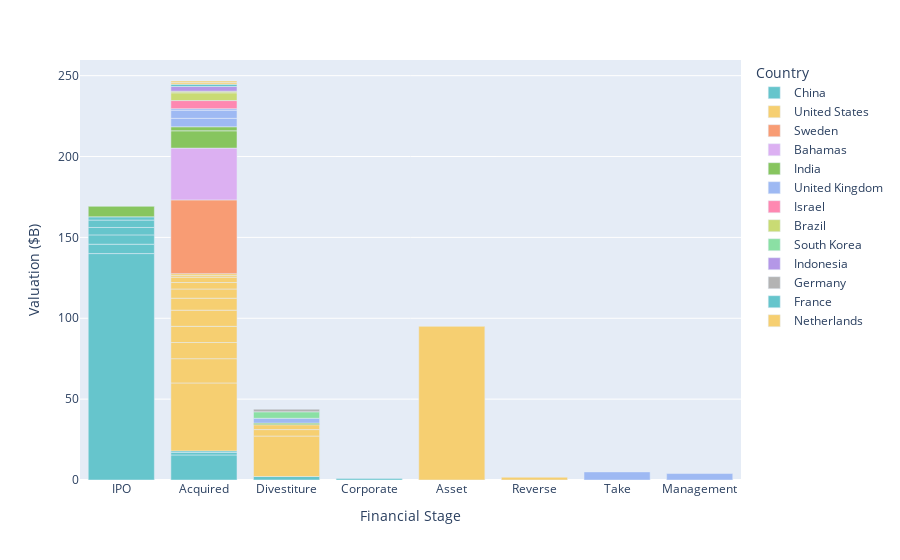

Write notebook code for a chart like this one.
### Code cell
fig = px.bar(data_frame=Financial_St, x="Financial Stage", y="Valuation ($B)", color="Country", color_discrete_sequence=px.colors.qualitative.Pastel)
fig.show()

### Figure 1 — Plotly figure (JSON) as saved in the notebook; plotly's stock layout.template omitted (floating-point values rounded to 4 significant figures)
{"data": [{"alignmentgroup": "True", "hovertemplate": "Country=China<br>Financial Stage=%{x}<br>Valuation ($B)=%{y}<extra></extra>", "legendgroup": "China", "marker": {"color": "rgb(102, 197, 204)", "pattern": {"shape": ""}}, "name": "China", "offsetgroup": "China", "orientation": "v", "showlegend": true, "textposition": "auto", "type": "bar", "x": ["IPO", "Acquired", "IPO", "IPO", "IPO", "IPO", "IPO", "Divestiture", "Acquired", "Acquired", "Corporate"], "xaxis": "x", "y": [140, 15.5, 5.78, 5.77, 4.58, 4.58, 2, 2.17, 1.5, 1, 1], "yaxis": "y"}, {"alignmentgroup": "True", "hovertemplate": "Country=United States<br>Financial Stage=%{x}<br>Valuation ($B)=%{y}<extra></extra>", "legendgroup": "United States", "marker": {"color": "rgb(246, 207, 113)", "pattern": {"shape": ""}}, "name": "United States", "offsetgroup": "United States", "orientation": "v", "showlegend": true, "textposition": "auto", "type": "bar", "x": ["Asset", "Acquired", "Divestiture", "Acquired", "Acquired", "Acquired", "Acquired", "Acquired", "Acquired", "Acquired", "Divestiture", "Acquired", "Divestiture", "Reverse", "Acquired", "Acquired"], "xaxis": "x", "y": [95, 42, 25, 15, 10, 10, 10, 7.4, 5.7, 4, 4, 3.3, 3, 1.7, 1.1, 1.1], "yaxis": "y"}, {"alignmentgroup": "True", "hovertemplate": "Country=Sweden<br>Financial Stage=%{x}<br>Valuation ($B)=%{y}<extra></extra>", "legendgroup": "Sweden", "marker": {"color": "rgb(248, 156, 116)", "pattern": {"shape": ""}}, "name": "Sweden", "offsetgroup": "Sweden", "orientation": "v", "showlegend": true, "textposition": "auto", "type": "bar", "x": ["Acquired"], "xaxis": "x", "y": [45.6], "yaxis": "y"}, {"alignmentgroup": "True", "hovertemplate": "Country=Bahamas<br>Financial Stage=%{x}<br>Valuation ($B)=%{y}<extra></extra>", "legendgroup": "Bahamas", "marker": {"color": "rgb(220, 176, 242)", "pattern": {"shape": ""}}, "name": "Bahamas", "offsetgroup": "Bahamas", "orientation": "v", "showlegend": true, "textposition": "auto", "type": "bar", "x": ["Acquired"], "xaxis": "x", "y": [32], "yaxis": "y"}, {"alignmentgroup": "True", "hovertemplate": "Country=India<br>Financial Stage=%{x}<br>Valuation ($B)=%{y}<extra></extra>", "legendgroup": "India", "marker": {"color": "rgb(135, 197, 95)", "pattern": {"shape": ""}}, "name": "India", "offsetgroup": "India", "orientation": "v", "showlegend": true, "textposition": "auto", "type": "bar", "x": ["Acquired", "IPO", "Acquired", "Divestiture"], "xaxis": "x", "y": [10.7, 6.5, 2.5, 1], "yaxis": "y"}, {"alignmentgroup": "True", "hovertemplate": "Country=United Kingdom<br>Financial Stage=%{x}<br>Valuation ($B)=%{y}<extra></extra>", "legendgroup": "United Kingdom", "marker": {"color": "rgb(158, 185, 243)", "pattern": {"shape": ""}}, "name": "United Kingdom", "offsetgroup": "United Kingdom", "orientation": "v", "showlegend": true, "textposition": "auto", "type": "bar", "x": ["Acquired", "Take", "Acquired", "Management", "Divestiture", "Acquired"], "xaxis": "x", "y": [5.2, 5, 5, 4, 3, 1], "yaxis": "y"}, {"alignmentgroup": "True", "hovertemplate": "Country=Israel<br>Financial Stage=%{x}<br>Valuation ($B)=%{y}<extra></extra>", "legendgroup": "Israel", "marker": {"color": "rgb(254, 136, 177)", "pattern": {"shape": ""}}, "name": "Israel", "offsetgroup": "Israel", "orientation": "v", "showlegend": true, "textposition": "auto", "type": "bar", "x": ["Acquired"], "xaxis": "x", "y": [5], "yaxis": "y"}, {"alignmentgroup": "True", "hovertemplate": "Country=Brazil<br>Financial Stage=%{x}<br>Valuation ($B)=%{y}<extra></extra>", "legendgroup": "Brazil", "marker": {"color": "rgb(201, 219, 116)", "pattern": {"shape": ""}}, "name": "Brazil", "offsetgroup": "Brazil", "orientation": "v", "showlegend": true, "textposition": "auto", "type": "bar", "x": ["Acquired", "Acquired"], "xaxis": "x", "y": [4.8, 1], "yaxis": "y"}, {"alignmentgroup": "True", "hovertemplate": "Country=South Korea<br>Financial Stage=%{x}<br>Valuation ($B)=%{y}<extra></extra>", "legendgroup": "South Korea", "marker": {"color": "rgb(139, 224, 164)", "pattern": {"shape": ""}}, "name": "South Korea", "offsetgroup": "South Korea", "orientation": "v", "showlegend": true, "textposition": "auto", "type": "bar", "x": ["Divestiture"], "xaxis": "x", "y": [4], "yaxis": "y"}, {"alignmentgroup": "True", "hovertemplate": "Country=Indonesia<br>Financial Stage=%{x}<br>Valuation ($B)=%{y}<extra></extra>", "legendgroup": "Indonesia", "marker": {"color": "rgb(180, 151, 231)", "pattern": {"shape": ""}}, "name": "Indonesia", "offsetgroup": "Indonesia", "orientation": "v", "showlegend": true, "textposition": "auto", "type": "bar", "x": ["Acquired"], "xaxis": "x", "y": [2.9], "yaxis": "y"}, {"alignmentgroup": "True", "hovertemplate": "Country=Germany<br>Financial Stage=%{x}<br>Valuation ($B)=%{y}<extra></extra>", "legendgroup": "Germany", "marker": {"color": "rgb(179, 179, 179)", "pattern": {"shape": ""}}, "name": "Germany", "offsetgroup": "Germany", "orientation": "v", "showlegend": true, "textposition": "auto", "type": "bar", "x": ["Divestiture"], "xaxis": "x", "y": [1.65], "yaxis": "y"}, {"alignmentgroup": "True", "hovertemplate": "Country=France<br>Financial Stage=%{x}<br>Valuation ($B)=%{y}<extra></extra>", "legendgroup": "France", "marker": {"color": "rgb(102, 197, 204)", "pattern": {"shape": ""}}, "name": "France", "offsetgroup": "France", "orientation": "v", "showlegend": true, "textposition": "auto", "type": "bar", "x": ["Acquired"], "xaxis": "x", "y": [1.4], "yaxis": "y"}, {"alignmentgroup": "True", "hovertemplate": "Country=Netherlands<br>Financial Stage=%{x}<br>Valuation ($B)=%{y}<extra></extra>", "legendgroup": "Netherlands", "marker": {"color": "rgb(246, 207, 113)", "pattern": {"shape": ""}}, "name": "Netherlands", "offsetgroup": "Netherlands", "orientation": "v", "showlegend": true, "textposition": "auto", "type": "bar", "x": ["Acquired", "Acquired"], "xaxis": "x", "y": [1, 1], "yaxis": "y"}], "layout": {"barmode": "relative", "legend": {"title": {"text": "Country"}, "tracegroupgap": 0}, "margin": {"t": 60}, "xaxis": {"anchor": "y", "domain": [0, 1], "title": {"text": "Financial Stage"}}, "yaxis": {"anchor": "x", "domain": [0, 1], "title": {"text": "Valuation ($B)"}}}}
